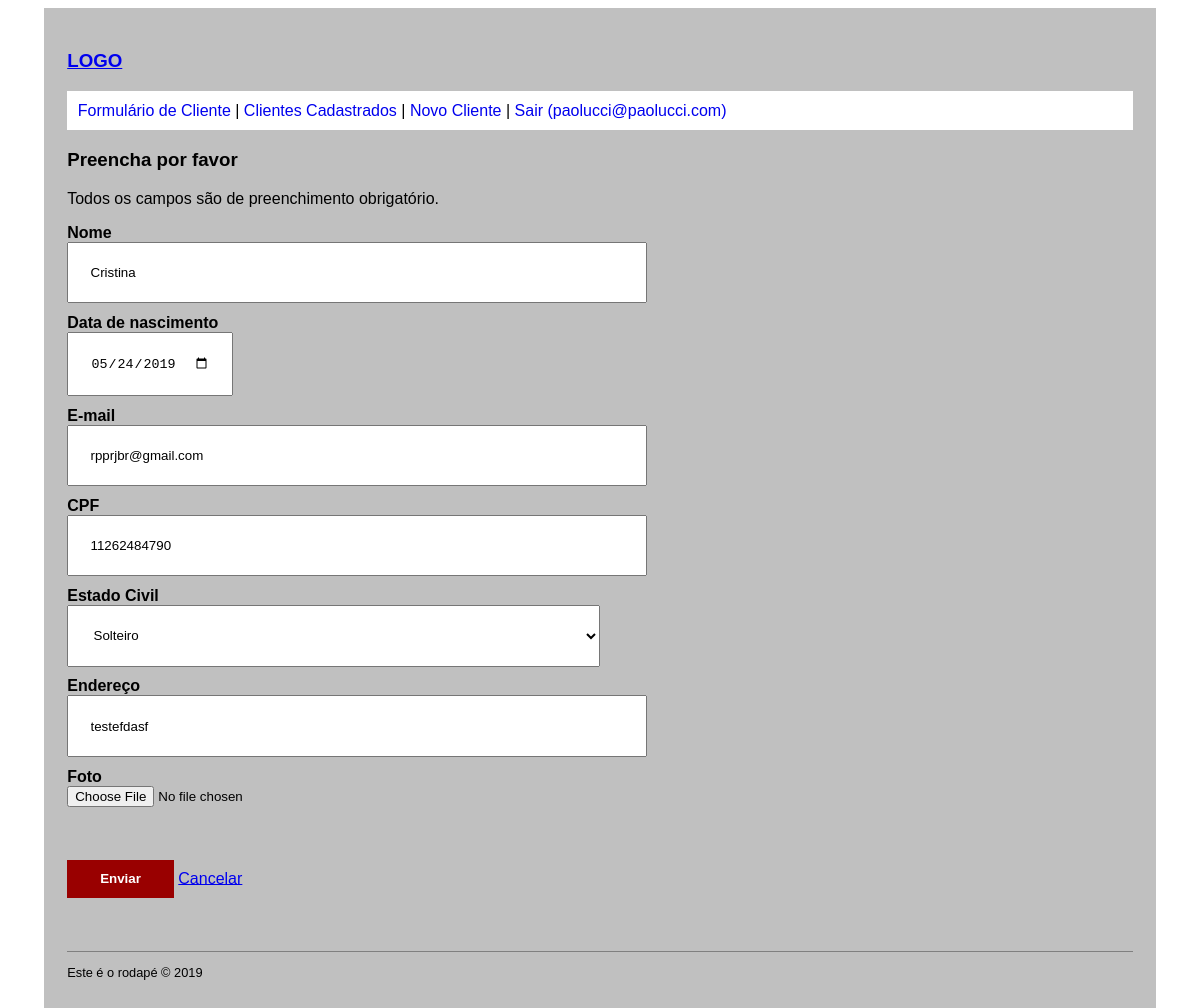
Screenshot of /?pagina=formcliente&idcliente=8 (signed in) with the database file from the repository.
### tables this page shows
CREATE TABLE `cliente` (
  `idcliente` int(11) NOT NULL,
  `nome` varchar(200) NOT NULL,
  `nascimento` date NOT NULL,
  `email` varchar(200) NOT NULL,
  `cpf` bigint(20) NOT NULL,
  `estadocivil` varchar(45) NOT NULL,
  `endereco` varchar(200) NOT NULL,
  `senha` varchar(200) NOT NULL,
  `perfil` varchar(100) NOT NULL DEFAULT 'cliente',
  `foto` varchar(200) NOT NULL
);

### model/cliente.php (called while the page is built, shortened)
<?php
function consultarCliente($idcliente = null, $consulta = null) {
    include 'model/conexao.php';
    $sql = 'SELECT * FROM cliente';
    if ($idcliente)
        $sql .= ' WHERE idcliente = ' . $idcliente;
    return mysqli_query($conexao, $sql);
}
?>

### view/formcliente.php (the view, shortened to what this page needs)
<h3>Preencha por favor</h3>
<p>Todos os campos são de preenchimento obrigatório.</p>
<?php
if (isset($_GET['idcliente']) && $idcliente = trim($_GET['idcliente'])) {
    include 'model/cliente.php';
    $cliente = consultarCliente($idcliente);
    $cliente = mysqli_fetch_assoc($cliente);
}
?>
<form method="post" enctype="multipart/form-data" action="controller/cliente.php<?php echo isset($cliente) ? '?idcliente=' . $idcliente : '' ?>">
    <label for="nome">Nome</label>
    <input type="text" name="nome" value="<?php echo isset($cliente) ? $cliente['nome'] : '' ?>">
    <label for="nascimento">Data de nascimento</label>
    <input type="date" name="nascimento" value="<?php echo isset($cliente) ? $cliente['nascimento'] : '' ?>">
    <label for="email">E-mail</label>
    <input type="text" name="email" value="<?php echo isset($cliente) ? $cliente['email'] : '' ?>">
    <label for="cpf">CPF</label>
    <input type="text" name="cpf" value="<?php echo isset($cliente) ? $cliente['cpf'] : '' ?>">
    <?php
    $estadoCivil = array(
        'casado' => 'Casado',
        'divorciado' => 'Divorciado',
        'solteiro' => 'Solteiro',
        'uniaoestavel' => 'União Estável',
        'viuvo' => 'Viúvo',
        2 => 'Expulso de Casa',
    );
    ?>
    <label for="estadocivil">Estado Civil</label>
    <select name="estadocivil">
        <?php foreach ($estadoCivil as $posicao => $valor): ?>
            <?php if (isset($cliente) && $cliente['estadocivil'] == $posicao): ?>
                <option value="<?php echo $posicao ?>" selected><?php echo $valor ?></option>
            <?php else: ?>
                <option value="<?php echo $posicao ?>"><?php echo $valor ?></option>
            <?php endif; ?>
        <?php endforeach; ?>
    </select>
    <label for="endereco">Endereço</label>
    <input type="text" name="endereco" value="<?php echo isset($cliente) ? $cliente['endereco'] : '' ?>">
    <label for="foto">Foto</label>
    <input type="file" name="foto">
    <div id="button">
        <input type="submit" value="Enviar">
        <a href="index.php">Cancelar</a>
    </div>
</form>

### css/estilo.css (style rules this page uses)
body { font-family: sans-serif; }
label { font-weight: bold; display: block; margin-top: 1%; }
#button { margin: 5% 0; }
input[type=submit] { border: 1px solid #900; padding: 1% 3%; font-weight: bold; background: #900; color: white; }
input[type=text],input[type=password], select { width: 50%; padding: 2%; }
input[type=date] { padding: 2%; }

### css/print.css (style rules this page uses)
body { font-family: "Times New Roman"; font-size: .8em }

### rows the page displays
cliente: nome "Cristina", nascimento "05/24/2019", email "rpprjbr@gmail.com", cpf "11262484790", estadocivil "Solteiro", endereco "testefdasf"

### other values shown
$_SESSION['email'] "paolucci@paolucci.com"
